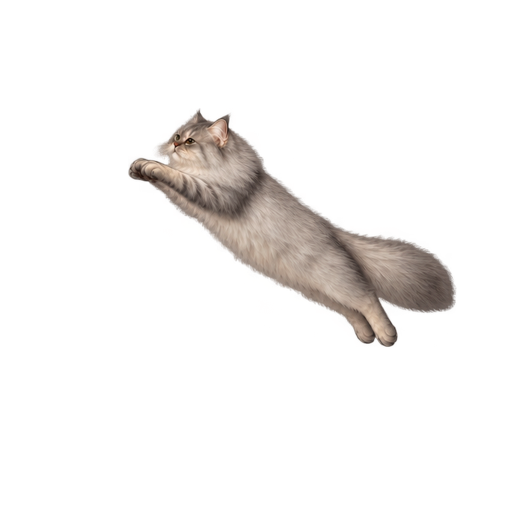
#> input picture art/frames/jump_left/006.png, 1024 x 1024 px (shown at 1/2 size)
$ python Build-JumpStyleV7Guide.py
#> lines starting #> are read from the running program, lines starting #| are printed output that depends on the picture
"""Diagnostic only: mark surgical anatomy region; never edit source artwork."""
from pathlib import Path
from PIL import Image,ImageDraw
ROOT=Path(__file__).resolve().parents[2]
OUT=ROOT/'local-data/reference-review/style-consistency-v7'
OUT.mkdir(parents=True,exist_ok=True)
im=Image.new('RGBA',(1024,1024),(220,220,220,255));im.alpha_composite(Image.open(ROOT/'art/frames/jump_left/006.png').convert('RGBA'))
#> after `im.alpha_composite(Image.open(ROOT / 'art/frames/jump_left/006.png').c`:
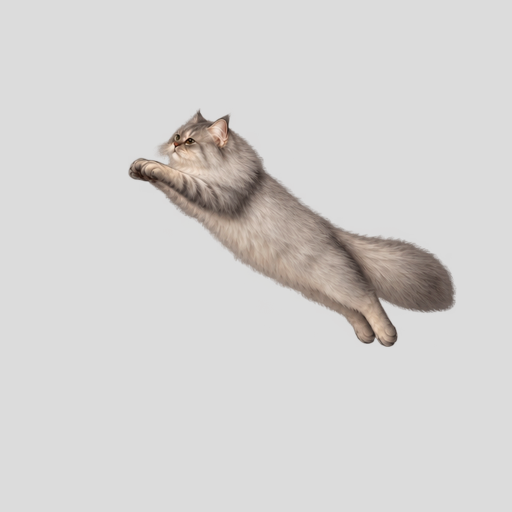
#> im: PIL image 1024x1024 RGBA (shown at 1/2 size); mean R, G, B, A 213.2, 211.5, 210.3, 255
d=ImageDraw.Draw(im)
roi=[(468,423),(562,402),(650,445),(726,516),(762,630),(704,645),(622,602),(520,540),(462,485)]
d.line(roi+[roi[0]],fill=(224,130,0,255),width=3)
line=[(450,474),(488,488),(530,490),(573,482),(609,485),(639,509),(664,554),(703,605)]
d.line(line,fill=(0,145,170,255),width=5)
d.text((360,740),'ORANGE: only this anatomy patch may change',fill=(0,0,0,255))
d.text((360,760),'TEAL: desired natural concave waist / separate thigh',fill=(0,0,0,255))
im.convert('RGB').save(OUT/'jump-left006-surgical-guide.png')
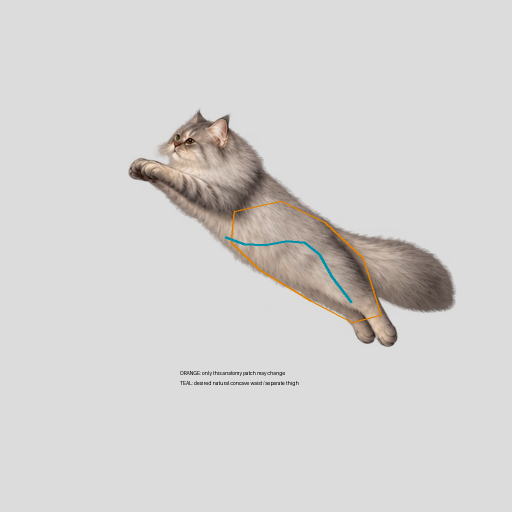
#> saved as jump-left006-surgical-guide.png: PIL image 1024x1024 RGB (shown at 1/2 size); mean R, G, B 212.9, 211.2, 209.8

$ run again, with art/frames/jump_left/000.png copied over art/frames/jump_left/006.png
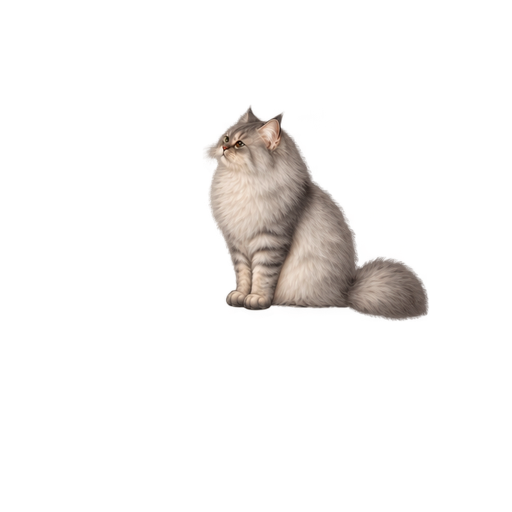
#> input picture art/frames/jump_left/000.png, 1024 x 1024 px (shown at 1/2 size)
#> `im.alpha_composite(Image.open(ROOT / 'art/frames/jump_left/006.png').c`:
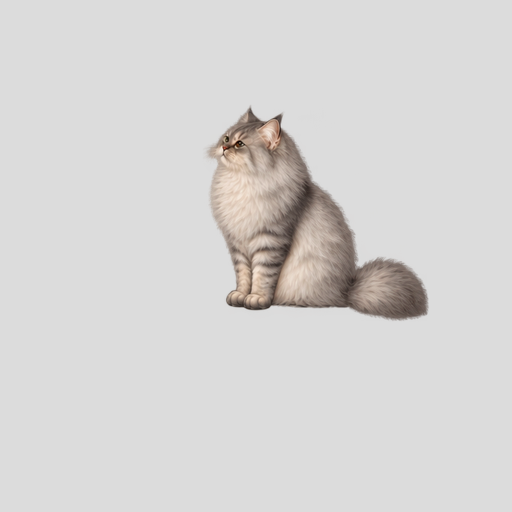
#> im: PIL image 1024x1024 RGBA (shown at 1/2 size); mean R, G, B, A 214.7, 213.1, 212, 255
#> `im.convert('RGB').save(OUT/'jump-left006-surgical-guide.png')`:
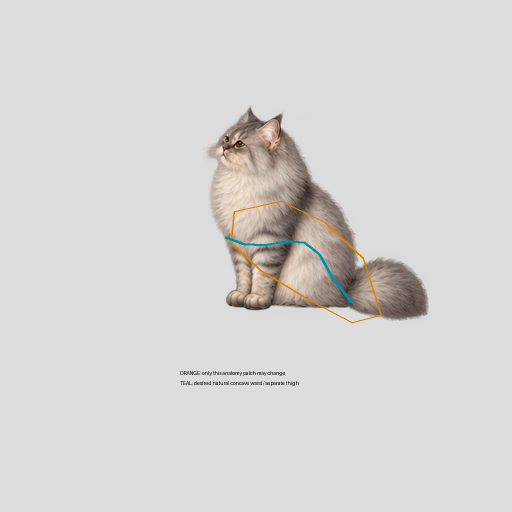
#> saved as jump-left006-surgical-guide.png: PIL image 1024x1024 RGB (shown at 1/2 size); mean R, G, B 214.3, 212.8, 211.5
